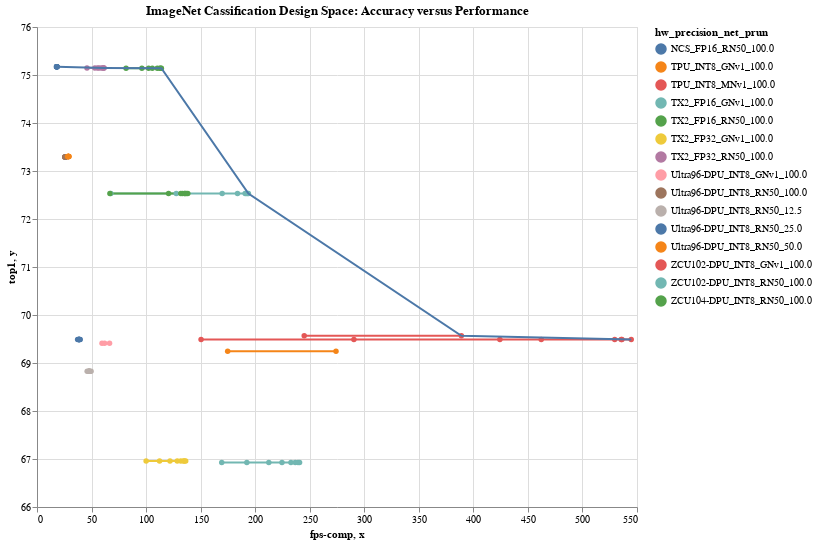

Notebook code cell kept with this figure:
### Markdown cell above
## Pareto Graphs

### Code cell
#hide_input
imagenet_pareto = get_pareto_df(imagenet_df, 'hw_precision_net_prun', 'fps-comp', 'top1')
imagenet_lines = alt.Chart(imagenet_df).mark_line(point=True).encode(
    x="fps-comp",
    y=alt.Y("top1:Q", scale=alt.Scale(zero=False)),
    color=alt.Color("hw_precision_net_prun", legend=alt.Legend(columns=1)),
    tooltip=["HWType", "Precision", "PruningFactor", "batch/thread/stream", "top1", "fps-comp"],
)
imagenet_pareto_plot = alt.Chart(imagenet_pareto).mark_line().encode(
    x="x",
    y=alt.Y("y", scale=alt.Scale(zero=False)),
)
(imagenet_lines+imagenet_pareto_plot).interactive().properties(
    width=W,
    height=H,
    title="ImageNet Cassification Design Space: Accuracy versus Performance"
)
